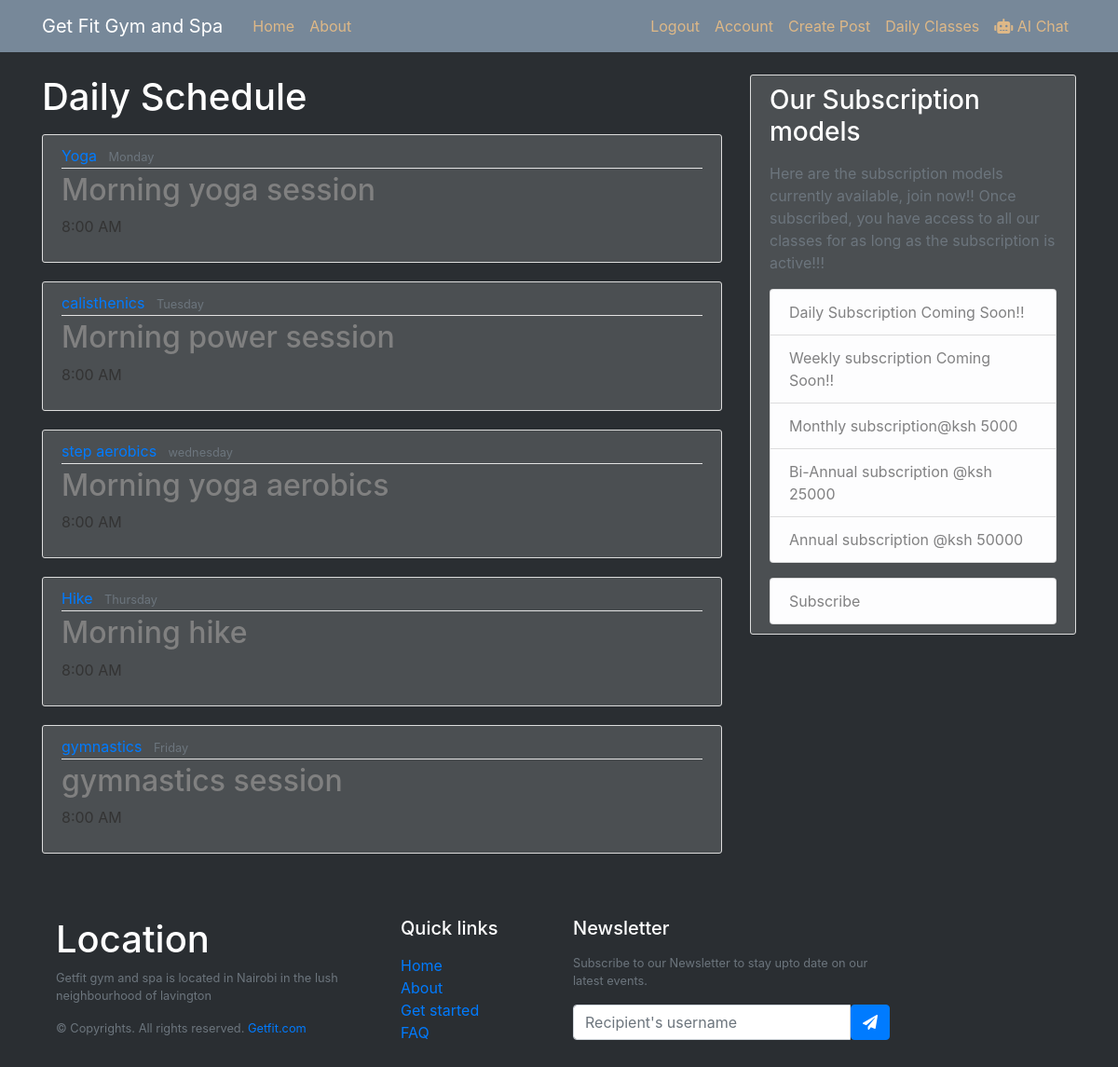
Page /classes (signed in) on the committed database.
### app/models.py (models this page shows)
class Schedule(db.Model):
    id = db.Column(db.Integer, primary_key=True)
    day = db.Column(db.String(100), nullable=False)
    title = db.Column(db.String(100), nullable=False)
    description = db.Column(db.Text, nullable=False)
    time = db.Column(db.String(100), nullable=False)

### app/users/routes.py (the view)
@users.route("/classes", methods=['GET', 'POST'])
@login_required
def d_class():
    classes = Schedule.query.all()
    return render_template('classes.html', classes=classes)

### app/models.py (called while the page is built)
@login_manager.user_loader
def load_user(user_id):
    return User.query.get(int(user_id))

### app/templates/classes.html
{% extends "layout.html" %}
{% block content %}
<h1 class="text-white mb-3">Daily Schedule</h1>
    {% for class in classes %}
    <article class="media content-section">
      <div class="media-body">
        <div class="article-metadata">
          <a class="mr-2" href="#">{{ class.title }}</a>
          <small class="text-muted">{{ class.day }}</small>
        </div>
        <h2><a class="article-title" href="#">{{ class.description }}</a></h2>
        <p class="article-content">{{ class.time }}</p>
      </div>
    </article>
    {% endfor %}
{% endblock content %}

### app/static/main.css (style rules this page uses)
body { background: #2a2e32; color: #333333; margin-top: 5rem; }
h1, h2, h3, h4, h5, h6 { color: #444444; }
.content-section { background: #ffffff28; padding: 10px 20px; border: 1px solid #dddddd; border-radius: 3px; margin-bottom: 20px; }
.article-title { color: grey; }
.article-content { white-space: pre-line; }
.article-metadata { padding-bottom: 1px; margin-bottom: 4px; border-bottom: 1px solid #e3e3e3 }

### rows in the picture
Schedule: title "Yoga", day "Monday", description "Morning yoga session", time "8:00 AM"
Schedule: title "calisthenics", day "Tuesday", description "Morning power session", time "8:00 AM"
Schedule: title "step aerobics", day "wednesday", description "Morning yoga aerobics", time "8:00 AM"
Schedule: title "Hike", day "Thursday", description "Morning hike", time "8:00 AM"
Schedule: title "gymnastics", day "Friday", description "gymnastics session", time "8:00 AM"
